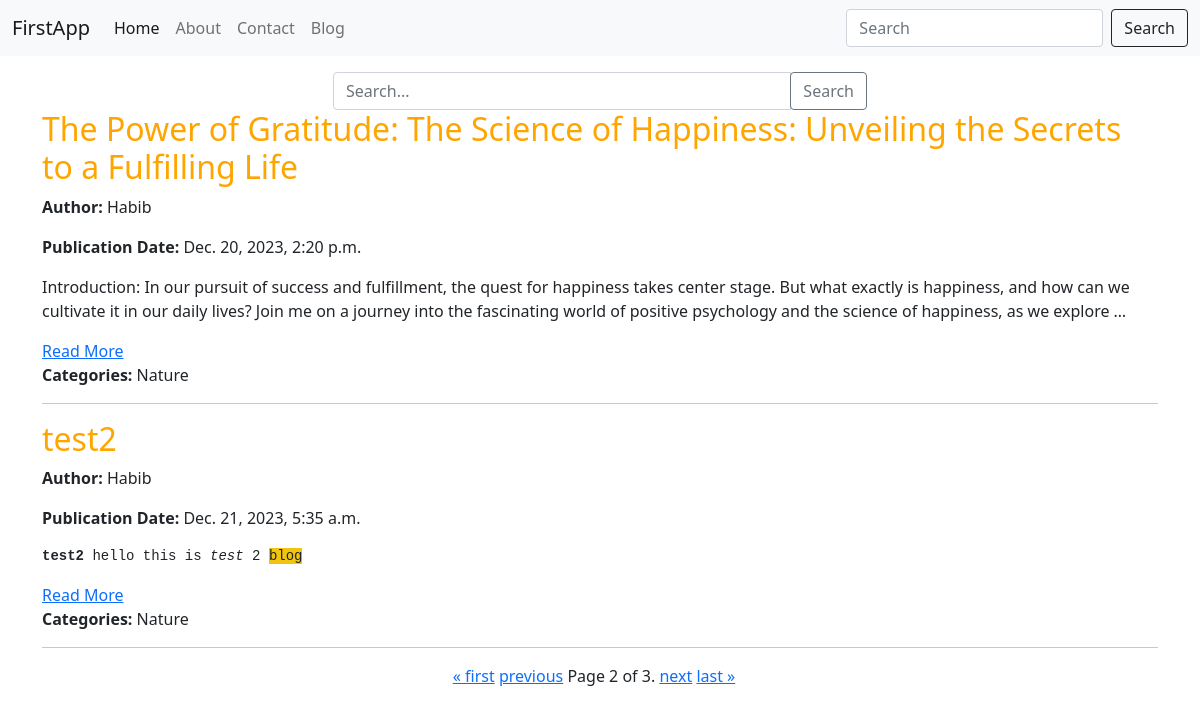
Screenshot of /blog/?page=2 with the database file from the repository.
### service/models.py (models this page shows, shortened)
class BlogPost(models.Model):
    title = models.CharField(max_length=200)
    content = HTMLField()
    publication_date = models.DateTimeField(auto_now_add=True)
    author = models.ForeignKey(Author, on_delete=models.CASCADE)
    categories = models.ManyToManyField(Category)

class Author(models.Model):
    user = models.OneToOneField(User, on_delete=models.CASCADE)
    bio = models.TextField()

class Category(models.Model):
    name = models.CharField(max_length=100)
    def __str__(self):
        return self.name

### firstApp/views.py (the view)
# urls.py: 2. Add a URL to urlpatterns:  path('blog/', include('blog.urls'))
def blog(request):
    blog_posts = BlogPost.objects.all()
    items_per_page = 2
    paginator = Paginator(blog_posts, items_per_page)
    page = request.GET.get('page')
    try:
        all_blog_obj = paginator.page(page)
    except PageNotAnInteger:
        all_blog_obj = paginator.page(1)
    except EmptyPage:
        all_blog_obj = paginator.page(paginator.num_pages)
    if request.method=="GET":
        if request.GET.get('blog_title') == "":
            return render(request,'blog.html',{"error":True,'msg':"search field is required!",'blog_posts': all_blog_obj})
        bt = request.GET.get('blog_title')
        if bt !=None:
           all_blog_obj = BlogPost.objects.filter(title__icontains=bt)
    return render(request,'blog.html', {'blog_posts': all_blog_obj})

### templates/blog.html (shortened to what this page needs)
{% extends 'base.html' %}
{% block body %}
<div class="container">
    <div class="container mt-3">
        <div class="row justify-content-center">
          <div class="col-md-6">
            <form class="input-group" method="get" action="/blog/">
              <input type="text" class="form-control" placeholder="Search..." name="blog_title">
              <div class="input-group-append">
                <button class="btn btn-outline-secondary" type="submit">Search</button>
              </div>
            </form>
          </div>
        </div>
      </div>
    {% for post in blog_posts %}
        <div>
            <h2 class="main">{{ post.title }}</h2>
            <p><strong>Author:</strong> {{ post.author.user.username }}</p>
            <p><strong>Publication Date:</strong> {{ post.publication_date }}</p>
            <p>{{ post.content|truncatewords:50 |safe }}</p>
             <a href="/blog/{{post.id}}">Read More</a>
            <p><strong>Categories:</strong> {{ post.categories.all|join:", " }}</p>
            <hr>
        </div>
        {%empty%}
        <h1>No Blog Found!</h1>
    {% endfor %}
</div>
<div class="pagination container justify-content-center mb-4">
    <span class="step-links">
        {% if blog_posts.has_previous %}
            <a href="?page=1">&laquo; first</a>
            <a href="?page={{ blog_posts.previous_page_number }}">previous</a>
        {% endif %}
        <span class="current">
            Page {{ blog_posts.number }} of {{ blog_posts.paginator.num_pages }}.
        </span>
        {% if blog_posts.has_next %}
            <a href="?page={{ blog_posts.next_page_number }}">next</a>
            <a href="?page={{ blog_posts.paginator.num_pages }}">last &raquo;</a>
        {% endif %}
    </span>
</div>
{% endblock body %}

### static/css/style.css (style rules this page uses)
.main { color: orange; }

### rows the page displays
BlogPost: title "The Power of Gratitude: The Science of Happiness: Unveiling the Secrets to a Fulfilling Life", author.user.username "Habib", publication_date "Dec. 20, 2023, 2:20 p.m.", content "Introduction: In our pursuit of success and fulfillment, the quest for happiness takes center stage. But what exactly is happiness, and how can we cultivate it in our daily lives? Join me on a journey into the fascinating world of positive psychology and the science of happiness, as we explore …", categories.all "Nature"
BlogPost: title "test2", author.user.username "Habib", publication_date "Dec. 21, 2023, 5:35 a.m.", content "test2 hello this is test 2 blog", categories.all "Nature"

### other values shown
{{ blog_posts.number }} "2"
{{ blog_posts.paginator.num_pages }} "3"
